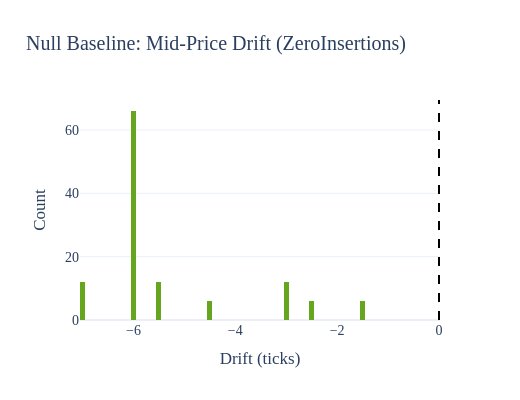

Source (notebook cell):
### Code cell
# ZeroInsertions = historic replay with 0 aggressive orders → drift should be ~0
if 'ZeroInsertions' in R:
    zr = R['ZeroInsertions']
    drifts_buy, drifts_sell = [], []
    for folder, fd in zr['data'].items():
        for b in fd['buy_books']:
            mid = get_midprice_from_book(b); mid = mid[mid > 0]
            if len(mid) >= 2: drifts_buy.append((mid[-1] - mid[0]) / TICK_SIZE)
        for b in fd['sell_books']:
            mid = get_midprice_from_book(b); mid = mid[mid > 0]
            if len(mid) >= 2: drifts_sell.append((mid[-1] - mid[0]) / TICK_SIZE)
    drifts_all = np.array(drifts_buy + drifts_sell)
    print(f'ZeroInsertions: drift = {np.mean(drifts_all):.3f} +/- {np.std(drifts_all):.3f} ticks')
    print(f'  |drift| = {np.mean(np.abs(drifts_all)):.3f}, median |drift| = {np.median(np.abs(drifts_all)):.3f}')
    print(f'  n = {len(drifts_all)}')

    fig = go.Figure()
    fig.add_trace(go.Histogram(x=drifts_all, nbinsx=100, name='Drift distribution',
                               marker_color='#66A61E'))
    fig.add_vline(x=0, line_dash='dash', line_color='black')
    fig.update_layout(title='Null Baseline: Mid-Price Drift (ZeroInsertions)',
                      xaxis_title='Drift (ticks)', yaxis_title='Count',
                      template=TEMPLATE, font=FONT, width=SINGLE_W, height=FIG_H)
    fig.show()
    save_fig(fig, 'null_baseline_drift', w=SINGLE_W)
else:
    print('ZeroInsertions not found')

### Figure 1 — Plotly figure (JSON) as saved in the notebook; plotly's stock layout.template omitted (floating-point values rounded to 4 significant figures)
{"data": [{"marker": {"color": "#66A61E"}, "name": "Drift distribution", "nbinsx": 100, "type": "histogram", "x": [-3.0, -6.0, -3.0, -6.0, -3.0, -6.0, -3.0, -6.0, -3.0, -6.0, -3.0, -6.0, -5.5, -6.0, -5.5, -6.0, -5.5, -6.0, -7.0, -6.0, -7.0, -6.0, -7.0, -6.0, -5.5, -6.0, -5.5, -6.0, -5.5, -6.0, -6.0, -6.0, -6.0, -6.0, -6.0, -6.0, -1.5, -2.5, -1.5, -2.5, -1.5, -2.5, -7.0, -6.0, -7.0, -6.0, -7.0, -6.0, -4.5, -6.0, -4.5, -6.0, -4.5, -6.0, -6.0, -6.0, -6.0, -6.0, -6.0, -6.0, -3.0, -6.0, -3.0, -6.0, -3.0, -6.0, -3.0, -6.0, -3.0, -6.0, -3.0, -6.0, -5.5, -6.0, -5.5, -6.0, -5.5, -6.0, -7.0, -6.0, -7.0, -6.0, -7.0, -6.0, -5.5, -6.0, -5.5, -6.0, -5.5, -6.0, -6.0, -6.0, -6.0, -6.0, -6.0, -6.0, -1.5, -2.5, -1.5, -2.5, -1.5, -2.5, -7.0, -6.0, -7.0, -6.0, -7.0, -6.0, -4.5, -6.0, -4.5, -6.0, -4.5, -6.0, -6.0, -6.0, -6.0, -6.0, -6.0, -6.0]}], "layout": {"font": {"family": "Times New Roman, serif", "size": 14}, "height": 400, "shapes": [{"line": {"color": "black", "dash": "dash"}, "type": "line", "x0": 0, "x1": 0, "xref": "x", "y0": 0, "y1": 1, "yref": "y domain"}], "title": {"text": "Null Baseline: Mid-Price Drift (ZeroInsertions)"}, "width": 520, "xaxis": {"title": {"text": "Drift (ticks)"}}, "yaxis": {"title": {"text": "Count"}}}}
